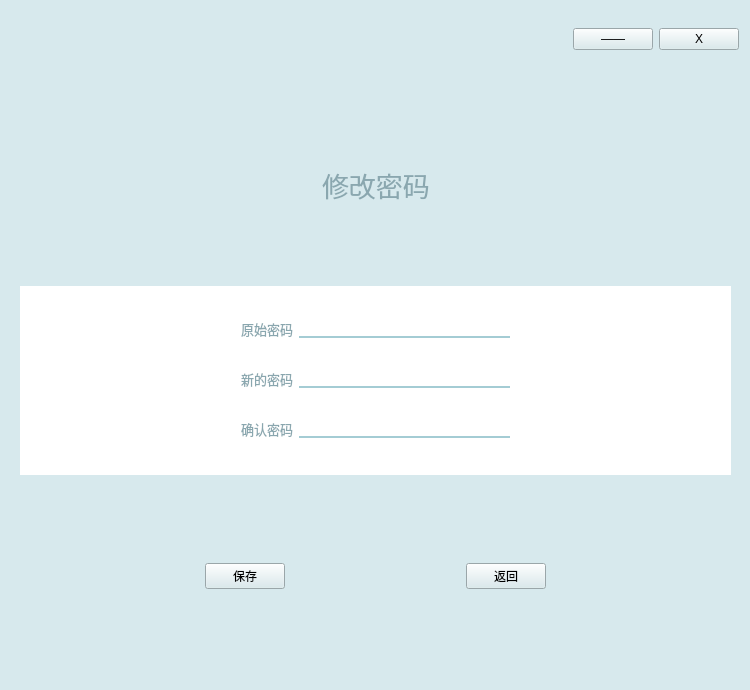
<?xml version="1.0" encoding="UTF-8"?>
<ui version="4.0">
 <class>Stu_Pwd</class>
 <widget class="QWidget" name="Stu_Pwd">
  <property name="geometry">
   <rect>
    <x>0</x>
    <y>0</y>
    <width>750</width>
    <height>690</height>
   </rect>
  </property>
  <property name="windowTitle">
   <string>Form</string>
  </property>
  <property name="styleSheet">
   <string notr="true">background-color: rgb(215, 233, 237);</string>
  </property>
  <widget class="QWidget" name="title_widget" native="true">
   <property name="geometry">
    <rect>
     <x>10</x>
     <y>9</y>
     <width>729</width>
     <height>60</height>
    </rect>
   </property>
   <property name="maximumSize">
    <size>
     <width>16777215</width>
     <height>60</height>
    </size>
   </property>
   <layout class="QHBoxLayout" name="horizontalLayout">
    <item>
     <spacer name="horizontalSpacer">
      <property name="orientation">
       <enum>Qt::Horizontal</enum>
      </property>
      <property name="sizeHint" stdset="0">
       <size>
        <width>40</width>
        <height>20</height>
       </size>
      </property>
     </spacer>
    </item>
    <item>
     <widget class="QPushButton" name="hide_btn">
      <property name="text">
       <string>——</string>
      </property>
     </widget>
    </item>
    <item>
     <widget class="QPushButton" name="close_btn">
      <property name="text">
       <string>X</string>
      </property>
     </widget>
    </item>
   </layout>
  </widget>
  <widget class="QWidget" name="widget" native="true">
   <property name="geometry">
    <rect>
     <x>20</x>
     <y>90</y>
     <width>711</width>
     <height>581</height>
    </rect>
   </property>
   <layout class="QVBoxLayout" name="verticalLayout">
    <item>
     <widget class="QWidget" name="info_title_widget" native="true">
      <property name="styleSheet">
       <string notr="true"/>
      </property>
      <layout class="QGridLayout" name="gridLayout_2">
       <item row="0" column="1" alignment="Qt::AlignHCenter">
        <widget class="QLabel" name="title_label">
         <property name="maximumSize">
          <size>
           <width>200</width>
           <height>16777215</height>
          </size>
         </property>
         <property name="font">
          <font>
           <pointsize>20</pointsize>
          </font>
         </property>
         <property name="styleSheet">
          <string notr="true">color: rgb(138, 167, 175);</string>
         </property>
         <property name="text">
          <string>修改密码</string>
         </property>
        </widget>
       </item>
       <item row="0" column="2">
        <spacer name="horizontalSpacer_5">
         <property name="orientation">
          <enum>Qt::Horizontal</enum>
         </property>
         <property name="sizeHint" stdset="0">
          <size>
           <width>40</width>
           <height>20</height>
          </size>
         </property>
        </spacer>
       </item>
       <item row="0" column="0">
        <spacer name="horizontalSpacer_4">
         <property name="orientation">
          <enum>Qt::Horizontal</enum>
         </property>
         <property name="sizeHint" stdset="0">
          <size>
           <width>40</width>
           <height>20</height>
          </size>
         </property>
        </spacer>
       </item>
      </layout>
     </widget>
    </item>
    <item>
     <widget class="QWidget" name="info_content_widget" native="true">
      <property name="styleSheet">
       <string notr="true">background-color: rgb(255, 255, 255);
color: rgb(138, 167, 175);</string>
      </property>
      <layout class="QGridLayout" name="gridLayout">
       <item row="0" column="2">
        <widget class="QLineEdit" name="stu_before_pwd_tx">
         <property name="minimumSize">
          <size>
           <width>110</width>
           <height>0</height>
          </size>
         </property>
         <property name="styleSheet">
          <string notr="true">background:transparent;
border-color:#a4ccd4;
border-style:solid;
border-top-width:0px;
border-right-width:0px;
border-bottom-width:2px;
border-left-width:0px;</string>
         </property>
        </widget>
       </item>
       <item row="1" column="2">
        <widget class="QLineEdit" name="stu_new_pwd_tx">
         <property name="minimumSize">
          <size>
           <width>90</width>
           <height>0</height>
          </size>
         </property>
         <property name="styleSheet">
          <string notr="true">background:transparent;
border-color:#a4ccd4;
border-style:solid;
border-top-width:0px;
border-right-width:0px;
border-bottom-width:2px;
border-left-width:0px;</string>
         </property>
        </widget>
       </item>
       <item row="2" column="1">
        <widget class="QLabel" name="stu_pwd_again">
         <property name="font">
          <font>
           <pointsize>10</pointsize>
          </font>
         </property>
         <property name="text">
          <string>确认密码</string>
         </property>
        </widget>
       </item>
       <item row="0" column="0">
        <spacer name="horizontalSpacer_2">
         <property name="orientation">
          <enum>Qt::Horizontal</enum>
         </property>
         <property name="sizeHint" stdset="0">
          <size>
           <width>40</width>
           <height>20</height>
          </size>
         </property>
        </spacer>
       </item>
       <item row="0" column="1">
        <widget class="QLabel" name="stu_before_pwd">
         <property name="font">
          <font>
           <pointsize>10</pointsize>
          </font>
         </property>
         <property name="text">
          <string>原始密码</string>
         </property>
        </widget>
       </item>
       <item row="1" column="1">
        <widget class="QLabel" name="stu_new_pwd">
         <property name="font">
          <font>
           <pointsize>10</pointsize>
          </font>
         </property>
         <property name="text">
          <string>新的密码</string>
         </property>
        </widget>
       </item>
       <item row="0" column="3">
        <spacer name="horizontalSpacer_3">
         <property name="orientation">
          <enum>Qt::Horizontal</enum>
         </property>
         <property name="sizeHint" stdset="0">
          <size>
           <width>40</width>
           <height>20</height>
          </size>
         </property>
        </spacer>
       </item>
       <item row="2" column="2">
        <widget class="QLineEdit" name="stu_pwd_again_tx">
         <property name="minimumSize">
          <size>
           <width>90</width>
           <height>0</height>
          </size>
         </property>
         <property name="styleSheet">
          <string notr="true">background:transparent;
border-color:#a4ccd4;
border-style:solid;
border-top-width:0px;
border-right-width:0px;
border-bottom-width:2px;
border-left-width:0px;</string>
         </property>
        </widget>
       </item>
      </layout>
     </widget>
    </item>
    <item>
     <widget class="QWidget" name="btn_widget" native="true">
      <layout class="QHBoxLayout" name="horizontalLayout_2">
       <item>
        <spacer name="horizontalSpacer_7">
         <property name="orientation">
          <enum>Qt::Horizontal</enum>
         </property>
         <property name="sizeHint" stdset="0">
          <size>
           <width>40</width>
           <height>20</height>
          </size>
         </property>
        </spacer>
       </item>
       <item>
        <widget class="QPushButton" name="save_btn">
         <property name="text">
          <string>保存</string>
         </property>
        </widget>
       </item>
       <item>
        <spacer name="horizontalSpacer_6">
         <property name="orientation">
          <enum>Qt::Horizontal</enum>
         </property>
         <property name="sizeHint" stdset="0">
          <size>
           <width>40</width>
           <height>20</height>
          </size>
         </property>
        </spacer>
       </item>
       <item>
        <widget class="QPushButton" name="return_btn">
         <property name="text">
          <string>返回</string>
         </property>
        </widget>
       </item>
       <item>
        <spacer name="horizontalSpacer_8">
         <property name="orientation">
          <enum>Qt::Horizontal</enum>
         </property>
         <property name="sizeHint" stdset="0">
          <size>
           <width>40</width>
           <height>20</height>
          </size>
         </property>
        </spacer>
       </item>
      </layout>
     </widget>
    </item>
   </layout>
  </widget>
 </widget>
 <resources/>
 <connections/>
</ui>
